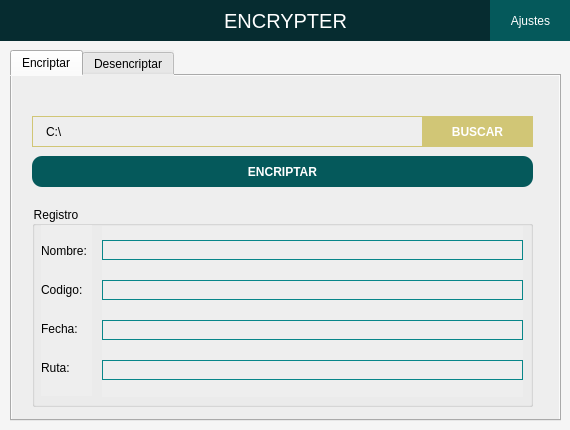
<?xml version="1.0" encoding="UTF-8"?>
<ui version="4.0">
 <class>MainWindow</class>
 <widget class="QMainWindow" name="MainWindow">
  <property name="geometry">
   <rect>
    <x>0</x>
    <y>0</y>
    <width>570</width>
    <height>430</height>
   </rect>
  </property>
  <property name="minimumSize">
   <size>
    <width>570</width>
    <height>430</height>
   </size>
  </property>
  <property name="maximumSize">
   <size>
    <width>570</width>
    <height>430</height>
   </size>
  </property>
  <property name="windowTitle">
   <string>v1.1</string>
  </property>
  <property name="windowOpacity">
   <double>1.000000000000000</double>
  </property>
  <property name="autoFillBackground">
   <bool>false</bool>
  </property>
  <property name="styleSheet">
   <string notr="true">background-color: #f5f5f5;</string>
  </property>
  <property name="locale">
   <locale language="Spanish" country="Colombia"/>
  </property>
  <widget class="QWidget" name="centralwidget">
   <property name="styleSheet">
    <string notr="true"/>
   </property>
   <widget class="QTabWidget" name="tabWidget">
    <property name="geometry">
     <rect>
      <x>10</x>
      <y>50</y>
      <width>551</width>
      <height>371</height>
     </rect>
    </property>
    <property name="font">
     <font>
      <pointsize>9</pointsize>
     </font>
    </property>
    <property name="cursor">
     <cursorShape>ArrowCursor</cursorShape>
    </property>
    <property name="mouseTracking">
     <bool>false</bool>
    </property>
    <property name="styleSheet">
     <string notr="true">background: #eeeeee;</string>
    </property>
    <property name="currentIndex">
     <number>0</number>
    </property>
    <property name="usesScrollButtons">
     <bool>true</bool>
    </property>
    <property name="tabBarAutoHide">
     <bool>false</bool>
    </property>
    <widget class="QWidget" name="tab">
     <attribute name="title">
      <string>Encriptar</string>
     </attribute>
     <widget class="QPushButton" name="boton_encriptar">
      <property name="geometry">
       <rect>
        <x>20</x>
        <y>80</y>
        <width>501</width>
        <height>31</height>
       </rect>
      </property>
      <property name="minimumSize">
       <size>
        <width>0</width>
        <height>0</height>
       </size>
      </property>
      <property name="font">
       <font>
        <pointsize>9</pointsize>
        <weight>75</weight>
        <bold>true</bold>
       </font>
      </property>
      <property name="cursor">
       <cursorShape>PointingHandCursor</cursorShape>
      </property>
      <property name="styleSheet">
       <string notr="true">QPushButton{
	color: white;
	background-color: #05595b;
	border-radius: 10px;
}

QPushButton:hover {
	background-color: #088689;
}</string>
      </property>
      <property name="text">
       <string>ENCRIPTAR</string>
      </property>
     </widget>
     <widget class="QGroupBox" name="groupBox">
      <property name="geometry">
       <rect>
        <x>20</x>
        <y>130</y>
        <width>501</width>
        <height>201</height>
       </rect>
      </property>
      <property name="font">
       <font>
        <pointsize>9</pointsize>
       </font>
      </property>
      <property name="cursor">
       <cursorShape>ArrowCursor</cursorShape>
      </property>
      <property name="styleSheet">
       <string notr="true"/>
      </property>
      <property name="title">
       <string>Registro</string>
      </property>
      <widget class="QWidget" name="verticalLayoutWidget">
       <property name="geometry">
        <rect>
         <x>9</x>
         <y>19</y>
         <width>51</width>
         <height>171</height>
        </rect>
       </property>
       <layout class="QVBoxLayout" name="verticalLayout">
        <item>
         <widget class="QLabel" name="label_5">
          <property name="sizePolicy">
           <sizepolicy hsizetype="Preferred" vsizetype="Fixed">
            <horstretch>0</horstretch>
            <verstretch>0</verstretch>
           </sizepolicy>
          </property>
          <property name="font">
           <font>
            <pointsize>9</pointsize>
           </font>
          </property>
          <property name="text">
           <string>Nombre:</string>
          </property>
          <property name="alignment">
           <set>Qt::AlignLeading|Qt::AlignLeft|Qt::AlignTop</set>
          </property>
         </widget>
        </item>
        <item>
         <widget class="QLabel" name="label_4">
          <property name="sizePolicy">
           <sizepolicy hsizetype="Preferred" vsizetype="Fixed">
            <horstretch>0</horstretch>
            <verstretch>0</verstretch>
           </sizepolicy>
          </property>
          <property name="font">
           <font>
            <pointsize>9</pointsize>
           </font>
          </property>
          <property name="text">
           <string>Codigo:</string>
          </property>
          <property name="alignment">
           <set>Qt::AlignLeading|Qt::AlignLeft|Qt::AlignTop</set>
          </property>
         </widget>
        </item>
        <item>
         <widget class="QLabel" name="label_3">
          <property name="sizePolicy">
           <sizepolicy hsizetype="Preferred" vsizetype="Fixed">
            <horstretch>0</horstretch>
            <verstretch>0</verstretch>
           </sizepolicy>
          </property>
          <property name="font">
           <font>
            <pointsize>9</pointsize>
           </font>
          </property>
          <property name="text">
           <string>Fecha:</string>
          </property>
          <property name="alignment">
           <set>Qt::AlignLeading|Qt::AlignLeft|Qt::AlignTop</set>
          </property>
         </widget>
        </item>
        <item>
         <widget class="QLabel" name="label_6">
          <property name="sizePolicy">
           <sizepolicy hsizetype="Preferred" vsizetype="Fixed">
            <horstretch>0</horstretch>
            <verstretch>0</verstretch>
           </sizepolicy>
          </property>
          <property name="font">
           <font>
            <pointsize>9</pointsize>
           </font>
          </property>
          <property name="text">
           <string>Ruta:</string>
          </property>
          <property name="alignment">
           <set>Qt::AlignLeading|Qt::AlignLeft|Qt::AlignTop</set>
          </property>
         </widget>
        </item>
       </layout>
      </widget>
      <widget class="QWidget" name="verticalLayoutWidget_3">
       <property name="geometry">
        <rect>
         <x>70</x>
         <y>20</y>
         <width>421</width>
         <height>171</height>
        </rect>
       </property>
       <layout class="QVBoxLayout" name="verticalLayout_3">
        <item>
         <widget class="QLabel" name="label_copynombre">
          <property name="sizePolicy">
           <sizepolicy hsizetype="Preferred" vsizetype="Fixed">
            <horstretch>0</horstretch>
            <verstretch>0</verstretch>
           </sizepolicy>
          </property>
          <property name="font">
           <font>
            <pointsize>9</pointsize>
           </font>
          </property>
          <property name="cursor">
           <cursorShape>IBeamCursor</cursorShape>
          </property>
          <property name="styleSheet">
           <string notr="true">border: 1 solid #088689;
padding: 2px;</string>
          </property>
          <property name="text">
           <string/>
          </property>
          <property name="textInteractionFlags">
           <set>Qt::TextSelectableByKeyboard|Qt::TextSelectableByMouse</set>
          </property>
         </widget>
        </item>
        <item>
         <widget class="QLabel" name="label_copycodigo">
          <property name="sizePolicy">
           <sizepolicy hsizetype="Preferred" vsizetype="Fixed">
            <horstretch>0</horstretch>
            <verstretch>0</verstretch>
           </sizepolicy>
          </property>
          <property name="font">
           <font>
            <pointsize>9</pointsize>
           </font>
          </property>
          <property name="cursor">
           <cursorShape>IBeamCursor</cursorShape>
          </property>
          <property name="styleSheet">
           <string notr="true">border: 1 solid #088689;
padding: 2px;</string>
          </property>
          <property name="text">
           <string/>
          </property>
          <property name="textInteractionFlags">
           <set>Qt::TextSelectableByKeyboard|Qt::TextSelectableByMouse</set>
          </property>
         </widget>
        </item>
        <item>
         <widget class="QLabel" name="label_copyfecha">
          <property name="sizePolicy">
           <sizepolicy hsizetype="Preferred" vsizetype="Fixed">
            <horstretch>0</horstretch>
            <verstretch>0</verstretch>
           </sizepolicy>
          </property>
          <property name="font">
           <font>
            <pointsize>9</pointsize>
           </font>
          </property>
          <property name="cursor">
           <cursorShape>IBeamCursor</cursorShape>
          </property>
          <property name="styleSheet">
           <string notr="true">border: 1 solid #088689;
padding: 2px;</string>
          </property>
          <property name="text">
           <string/>
          </property>
          <property name="textInteractionFlags">
           <set>Qt::TextSelectableByKeyboard|Qt::TextSelectableByMouse</set>
          </property>
         </widget>
        </item>
        <item>
         <widget class="QLabel" name="label_copyruta">
          <property name="sizePolicy">
           <sizepolicy hsizetype="Preferred" vsizetype="Fixed">
            <horstretch>0</horstretch>
            <verstretch>0</verstretch>
           </sizepolicy>
          </property>
          <property name="font">
           <font>
            <pointsize>9</pointsize>
           </font>
          </property>
          <property name="cursor">
           <cursorShape>IBeamCursor</cursorShape>
          </property>
          <property name="styleSheet">
           <string notr="true">border: 1 solid #088689;
padding: 2px;</string>
          </property>
          <property name="text">
           <string/>
          </property>
          <property name="textInteractionFlags">
           <set>Qt::TextSelectableByKeyboard|Qt::TextSelectableByMouse</set>
          </property>
         </widget>
        </item>
       </layout>
      </widget>
     </widget>
     <widget class="QPushButton" name="boton_buscar">
      <property name="enabled">
       <bool>true</bool>
      </property>
      <property name="geometry">
       <rect>
        <x>410</x>
        <y>40</y>
        <width>111</width>
        <height>31</height>
       </rect>
      </property>
      <property name="font">
       <font>
        <pointsize>9</pointsize>
        <weight>75</weight>
        <bold>true</bold>
       </font>
      </property>
      <property name="cursor">
       <cursorShape>PointingHandCursor</cursorShape>
      </property>
      <property name="styleSheet">
       <string notr="true">QPushButton{
	color: white;
	background-color: #D1C676;
	border: 0px;
	margin-top: 0px;
}

QPushButton:hover {
	background-color: #e2d784;
}</string>
      </property>
      <property name="text">
       <string>BUSCAR</string>
      </property>
      <property name="default">
       <bool>false</bool>
      </property>
     </widget>
     <widget class="QLabel" name="label_ruta">
      <property name="geometry">
       <rect>
        <x>20</x>
        <y>40</y>
        <width>391</width>
        <height>31</height>
       </rect>
      </property>
      <property name="font">
       <font>
        <pointsize>9</pointsize>
       </font>
      </property>
      <property name="styleSheet">
       <string notr="true">padding-left: 10px;
border: 1px solid #D1C676;
margin: 0px;</string>
      </property>
      <property name="text">
       <string>C:\</string>
      </property>
     </widget>
    </widget>
    <widget class="QWidget" name="tab_2">
     <attribute name="title">
      <string>Desencriptar</string>
     </attribute>
     <widget class="QLabel" name="label_ruta_2">
      <property name="geometry">
       <rect>
        <x>20</x>
        <y>40</y>
        <width>391</width>
        <height>31</height>
       </rect>
      </property>
      <property name="font">
       <font>
        <pointsize>9</pointsize>
       </font>
      </property>
      <property name="styleSheet">
       <string notr="true">padding-left: 10px;
border: 1px solid #D1C676;
margin: 0px;</string>
      </property>
      <property name="text">
       <string>C:\</string>
      </property>
     </widget>
     <widget class="QPushButton" name="boton_buscar_2">
      <property name="geometry">
       <rect>
        <x>410</x>
        <y>40</y>
        <width>111</width>
        <height>31</height>
       </rect>
      </property>
      <property name="font">
       <font>
        <pointsize>9</pointsize>
        <weight>75</weight>
        <bold>true</bold>
       </font>
      </property>
      <property name="cursor">
       <cursorShape>PointingHandCursor</cursorShape>
      </property>
      <property name="styleSheet">
       <string notr="true">QPushButton{
	color: white;
	background-color: #D1C676;
	border: 0px;
	margin-top: 0px;
}

QPushButton:hover {
	background-color: #e2d784;
}</string>
      </property>
      <property name="text">
       <string>BUSCAR</string>
      </property>
     </widget>
     <widget class="QPushButton" name="boton_desencriptar">
      <property name="geometry">
       <rect>
        <x>20</x>
        <y>120</y>
        <width>501</width>
        <height>31</height>
       </rect>
      </property>
      <property name="font">
       <font>
        <pointsize>9</pointsize>
        <weight>75</weight>
        <bold>true</bold>
       </font>
      </property>
      <property name="cursor">
       <cursorShape>PointingHandCursor</cursorShape>
      </property>
      <property name="styleSheet">
       <string notr="true">QPushButton{
	color: white;
	background-color: #05595b;
	border-radius: 10px;
}

QPushButton:hover {
	background-color: #088689;
}</string>
      </property>
      <property name="text">
       <string>DESENCRIPTAR</string>
      </property>
     </widget>
     <widget class="QFrame" name="frame_2">
      <property name="geometry">
       <rect>
        <x>20</x>
        <y>80</y>
        <width>111</width>
        <height>31</height>
       </rect>
      </property>
      <property name="styleSheet">
       <string notr="true">background: #05595b;</string>
      </property>
      <property name="frameShape">
       <enum>QFrame::StyledPanel</enum>
      </property>
      <property name="frameShadow">
       <enum>QFrame::Raised</enum>
      </property>
      <widget class="QLabel" name="label_2">
       <property name="geometry">
        <rect>
         <x>0</x>
         <y>0</y>
         <width>111</width>
         <height>31</height>
        </rect>
       </property>
       <property name="font">
        <font>
         <pointsize>9</pointsize>
         <weight>75</weight>
         <bold>true</bold>
        </font>
       </property>
       <property name="styleSheet">
        <string notr="true">color: white;</string>
       </property>
       <property name="text">
        <string>CODIGO:</string>
       </property>
       <property name="alignment">
        <set>Qt::AlignCenter</set>
       </property>
      </widget>
     </widget>
     <widget class="QGroupBox" name="groupBox_2">
      <property name="geometry">
       <rect>
        <x>20</x>
        <y>170</y>
        <width>501</width>
        <height>161</height>
       </rect>
      </property>
      <property name="font">
       <font>
        <pointsize>9</pointsize>
       </font>
      </property>
      <property name="cursor">
       <cursorShape>ArrowCursor</cursorShape>
      </property>
      <property name="styleSheet">
       <string notr="true"/>
      </property>
      <property name="title">
       <string>Registro</string>
      </property>
      <widget class="QWidget" name="verticalLayoutWidget_2">
       <property name="geometry">
        <rect>
         <x>9</x>
         <y>19</y>
         <width>51</width>
         <height>131</height>
        </rect>
       </property>
       <layout class="QVBoxLayout" name="verticalLayout_2">
        <item>
         <widget class="QLabel" name="label_7">
          <property name="sizePolicy">
           <sizepolicy hsizetype="Preferred" vsizetype="Fixed">
            <horstretch>0</horstretch>
            <verstretch>0</verstretch>
           </sizepolicy>
          </property>
          <property name="font">
           <font>
            <pointsize>9</pointsize>
           </font>
          </property>
          <property name="text">
           <string>Nombre:</string>
          </property>
          <property name="alignment">
           <set>Qt::AlignLeading|Qt::AlignLeft|Qt::AlignTop</set>
          </property>
         </widget>
        </item>
        <item>
         <widget class="QLabel" name="label_8">
          <property name="sizePolicy">
           <sizepolicy hsizetype="Preferred" vsizetype="Fixed">
            <horstretch>0</horstretch>
            <verstretch>0</verstretch>
           </sizepolicy>
          </property>
          <property name="font">
           <font>
            <pointsize>9</pointsize>
           </font>
          </property>
          <property name="text">
           <string>Codigo:</string>
          </property>
          <property name="alignment">
           <set>Qt::AlignLeading|Qt::AlignLeft|Qt::AlignTop</set>
          </property>
         </widget>
        </item>
        <item>
         <widget class="QLabel" name="label_9">
          <property name="sizePolicy">
           <sizepolicy hsizetype="Preferred" vsizetype="Fixed">
            <horstretch>0</horstretch>
            <verstretch>0</verstretch>
           </sizepolicy>
          </property>
          <property name="font">
           <font>
            <pointsize>9</pointsize>
           </font>
          </property>
          <property name="text">
           <string>Fecha:</string>
          </property>
          <property name="alignment">
           <set>Qt::AlignLeading|Qt::AlignLeft|Qt::AlignTop</set>
          </property>
         </widget>
        </item>
        <item>
         <widget class="QLabel" name="label_10">
          <property name="sizePolicy">
           <sizepolicy hsizetype="Preferred" vsizetype="Fixed">
            <horstretch>0</horstretch>
            <verstretch>0</verstretch>
           </sizepolicy>
          </property>
          <property name="font">
           <font>
            <pointsize>9</pointsize>
           </font>
          </property>
          <property name="text">
           <string>Ruta:</string>
          </property>
          <property name="alignment">
           <set>Qt::AlignLeading|Qt::AlignLeft|Qt::AlignTop</set>
          </property>
         </widget>
        </item>
       </layout>
      </widget>
      <widget class="QWidget" name="verticalLayoutWidget_4">
       <property name="geometry">
        <rect>
         <x>70</x>
         <y>20</y>
         <width>421</width>
         <height>131</height>
        </rect>
       </property>
       <layout class="QVBoxLayout" name="verticalLayout_4">
        <item>
         <widget class="QLabel" name="label_copynombre_2">
          <property name="sizePolicy">
           <sizepolicy hsizetype="Preferred" vsizetype="Fixed">
            <horstretch>0</horstretch>
            <verstretch>0</verstretch>
           </sizepolicy>
          </property>
          <property name="font">
           <font>
            <pointsize>9</pointsize>
           </font>
          </property>
          <property name="cursor">
           <cursorShape>IBeamCursor</cursorShape>
          </property>
          <property name="styleSheet">
           <string notr="true">border: 1 solid #088689;
padding: 2px</string>
          </property>
          <property name="text">
           <string/>
          </property>
          <property name="textInteractionFlags">
           <set>Qt::TextSelectableByKeyboard|Qt::TextSelectableByMouse</set>
          </property>
         </widget>
        </item>
        <item>
         <widget class="QLabel" name="label_copycodigo_2">
          <property name="sizePolicy">
           <sizepolicy hsizetype="Preferred" vsizetype="Fixed">
            <horstretch>0</horstretch>
            <verstretch>0</verstretch>
           </sizepolicy>
          </property>
          <property name="font">
           <font>
            <pointsize>9</pointsize>
           </font>
          </property>
          <property name="cursor">
           <cursorShape>IBeamCursor</cursorShape>
          </property>
          <property name="styleSheet">
           <string notr="true">border: 1 solid #088689;
padding: 2px</string>
          </property>
          <property name="text">
           <string/>
          </property>
          <property name="textInteractionFlags">
           <set>Qt::TextSelectableByKeyboard|Qt::TextSelectableByMouse</set>
          </property>
         </widget>
        </item>
        <item>
         <widget class="QLabel" name="label_copyfecha_2">
          <property name="sizePolicy">
           <sizepolicy hsizetype="Preferred" vsizetype="Fixed">
            <horstretch>0</horstretch>
            <verstretch>0</verstretch>
           </sizepolicy>
          </property>
          <property name="font">
           <font>
            <pointsize>9</pointsize>
           </font>
          </property>
          <property name="cursor">
           <cursorShape>IBeamCursor</cursorShape>
          </property>
          <property name="styleSheet">
           <string notr="true">border: 1 solid #088689;
padding: 2px</string>
          </property>
          <property name="text">
           <string/>
          </property>
          <property name="textInteractionFlags">
           <set>Qt::TextSelectableByKeyboard|Qt::TextSelectableByMouse</set>
          </property>
         </widget>
        </item>
        <item>
         <widget class="QLabel" name="label_copyruta_2">
          <property name="sizePolicy">
           <sizepolicy hsizetype="Preferred" vsizetype="Fixed">
            <horstretch>0</horstretch>
            <verstretch>0</verstretch>
           </sizepolicy>
          </property>
          <property name="font">
           <font>
            <pointsize>9</pointsize>
           </font>
          </property>
          <property name="cursor">
           <cursorShape>IBeamCursor</cursorShape>
          </property>
          <property name="styleSheet">
           <string notr="true">border: 1 solid #088689;
padding: 2px</string>
          </property>
          <property name="text">
           <string/>
          </property>
          <property name="textInteractionFlags">
           <set>Qt::TextSelectableByKeyboard|Qt::TextSelectableByMouse</set>
          </property>
         </widget>
        </item>
       </layout>
      </widget>
     </widget>
     <widget class="QLineEdit" name="label_codigo">
      <property name="geometry">
       <rect>
        <x>130</x>
        <y>80</y>
        <width>391</width>
        <height>31</height>
       </rect>
      </property>
      <property name="styleSheet">
       <string notr="true">padding-left: 10px;
border: 1px solid #088689;
margin: 0px;</string>
      </property>
     </widget>
    </widget>
   </widget>
   <widget class="QFrame" name="frame">
    <property name="geometry">
     <rect>
      <x>-10</x>
      <y>-10</y>
      <width>591</width>
      <height>51</height>
     </rect>
    </property>
    <property name="styleSheet">
     <string notr="true">background-color: #062c30;</string>
    </property>
    <property name="frameShape">
     <enum>QFrame::StyledPanel</enum>
    </property>
    <property name="frameShadow">
     <enum>QFrame::Raised</enum>
    </property>
    <widget class="QLabel" name="label">
     <property name="geometry">
      <rect>
       <x>10</x>
       <y>10</y>
       <width>571</width>
       <height>41</height>
      </rect>
     </property>
     <property name="font">
      <font>
       <pointsize>1</pointsize>
      </font>
     </property>
     <property name="cursor">
      <cursorShape>ArrowCursor</cursorShape>
     </property>
     <property name="styleSheet">
      <string notr="true">QLabel {
	color: white;
	font-size: 20px;
}</string>
     </property>
     <property name="text">
      <string>ENCRYPTER</string>
     </property>
     <property name="alignment">
      <set>Qt::AlignCenter</set>
     </property>
     <property name="indent">
      <number>1</number>
     </property>
    </widget>
    <widget class="QPushButton" name="boton_ajustes">
     <property name="geometry">
      <rect>
       <x>500</x>
       <y>10</y>
       <width>81</width>
       <height>41</height>
      </rect>
     </property>
     <property name="cursor">
      <cursorShape>PointingHandCursor</cursorShape>
     </property>
     <property name="focusPolicy">
      <enum>Qt::StrongFocus</enum>
     </property>
     <property name="styleSheet">
      <string notr="true">QPushButton{
	color: white;
	background-color: #05595b;
	border: 0px;
}

QPushButton:hover {
	background-color: #088689;
}</string>
     </property>
     <property name="text">
      <string>Ajustes</string>
     </property>
    </widget>
   </widget>
  </widget>
 </widget>
 <resources/>
 <connections/>
</ui>
